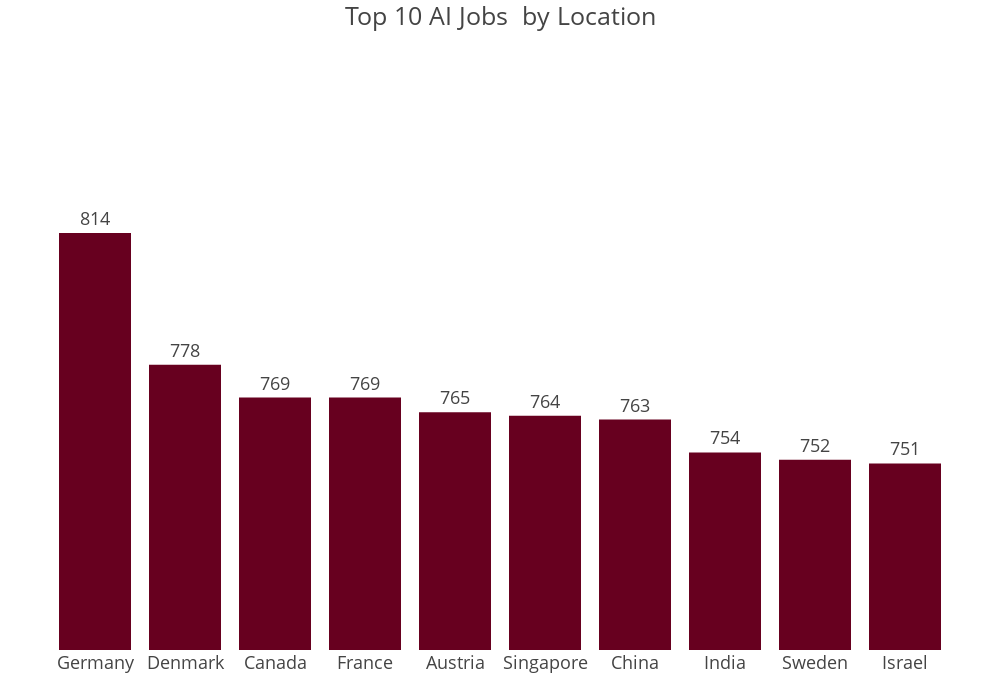

Source (notebook cell):
### Code cell
num = 10
Top_ai_jobs = ai_jobs_location_df.sort_values(by='job_count', ascending=False).head(num)

fig = px.bar(
    Top_ai_jobs,
    x="company_location",
    y="job_count",
    title=f"Top {num} AI Jobs  by Location ",
    height=700,
    width=1000,
    color_discrete_sequence=px.colors.sequential.RdBu,
    text='job_count'
)

fig.update_layout(
    template="presentation",
    xaxis_title=" ",
    yaxis_title=" ",
    margin=dict(l=50, r=50, t=50, b=50),
    yaxis=dict(range=[700, Top_ai_jobs['job_count'].max() + 50],showticklabels=False, showgrid = False)
)

fig.update_traces(textposition='outside')

fig.show()
fig.write_image(os.path.join(results_dir, ' AI_jobs_by_location.jpg'))
fig.write_image(os.path.join(results_dir, 'AI_jobs_by_location.png'))
fig.write_html(os.path.join(results_dir, 'AI_jobs_by_location.html'))

### Figure 1 — Plotly figure (JSON) as saved in the notebook; plotly's stock layout.template omitted (floating-point values rounded to 4 significant figures)
{"data": [{"hovertemplate": "company_location=%{x}<br>job_count=%{text}<extra></extra>", "legendgroup": "", "marker": {"color": "rgb(103,0,31)", "pattern": {"shape": ""}}, "name": "", "orientation": "v", "showlegend": false, "text": [814.0, 778.0, 769.0, 769.0, 765.0, 764.0, 763.0, 754.0, 752.0, 751.0], "textposition": "outside", "type": "bar", "x": ["Germany", "Denmark", "Canada", "France", "Austria", "Singapore", "China", "India", "Sweden", "Israel"], "xaxis": "x", "y": [814, 778, 769, 769, 765, 764, 763, 754, 752, 751], "yaxis": "y"}], "layout": {"barmode": "relative", "height": 700, "legend": {"tracegroupgap": 0}, "margin": {"b": 50, "l": 50, "r": 50, "t": 50}, "title": {"text": "Top 10 AI Jobs  by Location "}, "width": 1000, "xaxis": {"anchor": "y", "autorange": true, "domain": [0, 1], "range": [-0.5, 9.5], "title": {"text": " "}, "type": "category"}, "yaxis": {"anchor": "x", "domain": [0, 1], "range": [700, 864], "showgrid": false, "showticklabels": false, "title": {"text": " "}, "type": "linear"}}}
